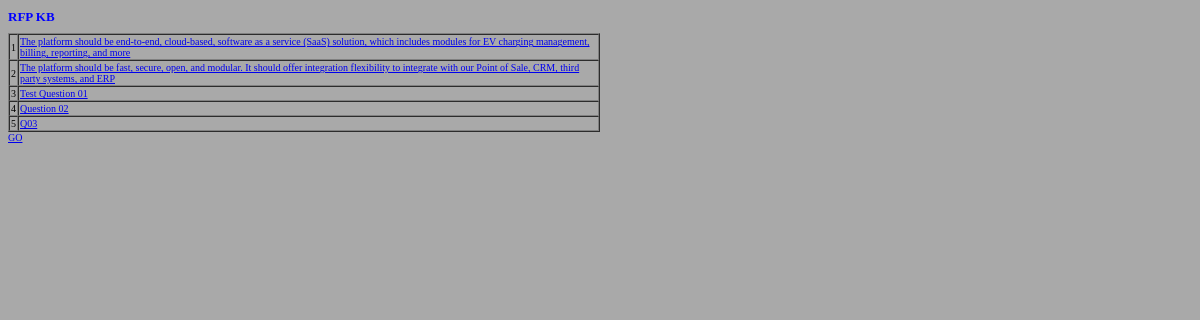
The app's page /, older data.
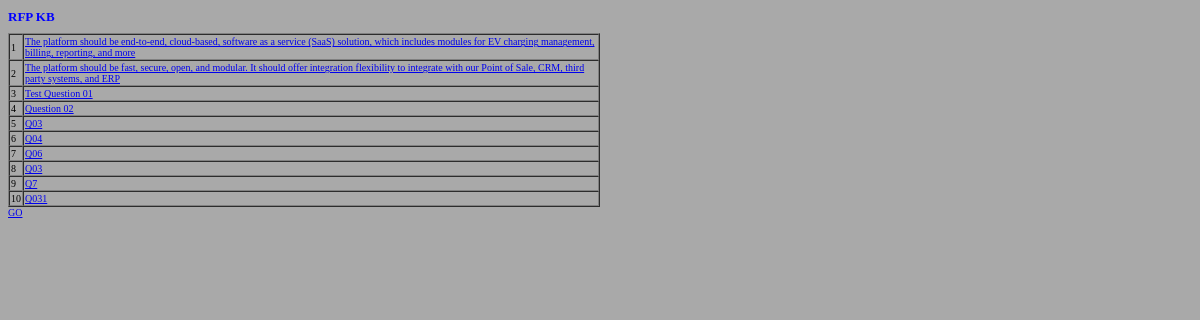
The same page, newer data.
### rfp_kb/models.py (models this page shows, shortened)
class rfp_bk(models.Model):
    rfp_name = models.CharField(max_length=200)  #this will be a lookup field
    question = models.CharField(max_length=2048)
    topic = models.CharField(max_length=100)  #this will be a lookup field
    answer = models.CharField(max_length=2048)
    winLoss = models.BooleanField()
    comply = models.BooleanField()
    product = models.CharField(max_length=200, null=True ) #this will be a lookup field
    product_variant = models.CharField(max_length=200, null = True)

### rfp_kb/views.py (the view)
# urls.py: path('',views.main_view,name='main_view'),
def main_view(request):
    elems = rfp_bk.objects.all().values()[:10]
    context = {
        "elems": elems,
    }
    template = loader.get_template('main_view.html')
    return HttpResponse(template.render(context))

### rfp_kb/templates/main_view.html (shortened to what this page needs)
{% extends "master.html" %}
{% block content %}
<table border="1" style="width:50%" cellspacing="0" >
  {% for x in elems%}
  <tr>
    <td>{{x.id}}</td>
    <td><a href="/rfp_kb/{{ x.id }}">{{x.question}}</a> </td>
  </tr>
  {% endfor %}
</table>
<a href="/rfp_kb/0">GO</a>
{% endblock %}

### rfp_kb/templates/master.html (shortened to what this page needs)
{% load static %}
<!DOCTYPE html>
<html>
<head>
  <link rel="stylesheet" href="{% static 'style.css' %}">
</head>
<body>
<H1> RFP KB </H1>
{% block content %}
{% endblock %}
</body>
</html>

### rfp_kb/static/style.css (style rules this page uses)
:root { --primary: #06BBCC; --light: #F0FBFC; --dark: #181d38; }
body { background-color:darkgray; font-family:verdana; font-size:10px; }
h1 { color:blue; font-family:verdana; font-size:13px; font-style:bold; }

Row changes from the older to the newer data that the page shows:
added rfp_bk: id "6", question "Q04"
added rfp_bk: id "7", question "Q06"
added rfp_bk: id "8", question "Q03"
added rfp_bk: id "9", question "Q7"
added rfp_bk: id "10", question "Q031"
